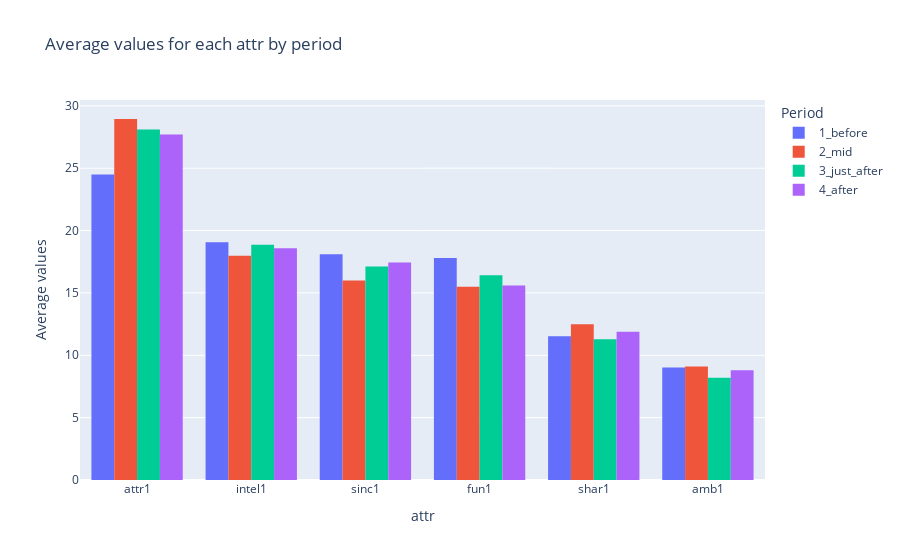

This figure's notebook cell:
### Code cell
# Concatenate all the DataFrames
df_concat = pd.concat([df_b4, df_mid, df_just_after, df_after])

# Add a column "period" to identify the period of each dataset
df_concat['periode'] = ['1_before']*len(df_b4) + ['2_mid']*len(df_mid) + ['3_just_after']*len(df_just_after) + ['4_after']*len(df_after)

# Rearrange the columns to have "attr" as a separate column
df_concat = pd.melt(df_concat, id_vars=['periode'], var_name='attr', value_name='value')

df_avg = df_concat.groupby(['attr', 'periode']).mean().reset_index()

df_avg ['attr'] = df_avg['attr'].apply(lambda x: x.split('_')[0])

fig = px.bar(df_avg, x='attr', y='value', color='periode', barmode='group',
             labels={'value': 'Average values', 'periode': 'Period'},
             title='Average values for each attr by period')

fig.update_xaxes(categoryorder = "total descending")
fig.update_traces(dict(marker_line_width=0))
fig.show()

### Figure 1 — Plotly figure (JSON) as saved in the notebook; plotly's stock layout.template omitted (floating-point values rounded to 4 significant figures)
{"data": [{"alignmentgroup": "True", "hovertemplate": "Period=1_before<br>attr=%{x}<br>Average values=%{y}<extra></extra>", "legendgroup": "1_before", "marker": {"color": "#636efa", "line": {"width": 0}, "pattern": {"shape": ""}}, "name": "1_before", "offsetgroup": "1_before", "orientation": "v", "showlegend": true, "textposition": "auto", "type": "bar", "x": ["amb1", "amb1", "amb1", "amb1", "attr1", "attr1", "attr1", "attr1", "fun1", "fun1", "fun1", "fun1", "intel1", "intel1", "intel1", "intel1", "shar1", "shar1", "shar1", "shar1", "sinc1", "sinc1", "sinc1", "sinc1"], "xaxis": "x", "y": [9.028, null, null, null, 24.5, null, null, null, 17.79, null, null, null, 19.06, null, null, null, 11.52, null, null, null, 18.09, null, null, null], "yaxis": "y"}, {"alignmentgroup": "True", "hovertemplate": "Period=2_mid<br>attr=%{x}<br>Average values=%{y}<extra></extra>", "legendgroup": "2_mid", "marker": {"color": "#EF553B", "line": {"width": 0}, "pattern": {"shape": ""}}, "name": "2_mid", "offsetgroup": "2_mid", "orientation": "v", "showlegend": true, "textposition": "auto", "type": "bar", "x": ["amb1", "amb1", "amb1", "amb1", "attr1", "attr1", "attr1", "attr1", "fun1", "fun1", "fun1", "fun1", "intel1", "intel1", "intel1", "intel1", "shar1", "shar1", "shar1", "shar1", "sinc1", "sinc1", "sinc1", "sinc1"], "xaxis": "x", "y": [null, null, null, 9.1, null, null, null, 28.95, null, null, null, 15.49, null, null, null, 17.98, null, null, null, 12.48, null, null, null, 16.0], "yaxis": "y"}, {"alignmentgroup": "True", "hovertemplate": "Period=3_just_after<br>attr=%{x}<br>Average values=%{y}<extra></extra>", "legendgroup": "3_just_after", "marker": {"color": "#00cc96", "line": {"width": 0}, "pattern": {"shape": ""}}, "name": "3_just_after", "offsetgroup": "3_just_after", "orientation": "v", "showlegend": true, "textposition": "auto", "type": "bar", "x": ["amb1", "amb1", "amb1", "amb1", "attr1", "attr1", "attr1", "attr1", "fun1", "fun1", "fun1", "fun1", "intel1", "intel1", "intel1", "intel1", "shar1", "shar1", "shar1", "shar1", "sinc1", "sinc1", "sinc1", "sinc1"], "xaxis": "x", "y": [null, 8.208, null, null, null, 28.1, null, null, null, 16.42, null, null, null, 18.87, null, null, null, 11.29, null, null, null, 17.12, null, null], "yaxis": "y"}, {"alignmentgroup": "True", "hovertemplate": "Period=4_after<br>attr=%{x}<br>Average values=%{y}<extra></extra>", "legendgroup": "4_after", "marker": {"color": "#ab63fa", "line": {"width": 0}, "pattern": {"shape": ""}}, "name": "4_after", "offsetgroup": "4_after", "orientation": "v", "showlegend": true, "textposition": "auto", "type": "bar", "x": ["amb1", "amb1", "amb1", "amb1", "attr1", "attr1", "attr1", "attr1", "fun1", "fun1", "fun1", "fun1", "intel1", "intel1", "intel1", "intel1", "shar1", "shar1", "shar1", "shar1", "sinc1", "sinc1", "sinc1", "sinc1"], "xaxis": "x", "y": [null, null, 8.798, null, null, null, 27.69, null, null, null, 15.59, null, null, null, 18.59, null, null, null, 11.88, null, null, null, 17.45, null], "yaxis": "y"}], "layout": {"barmode": "group", "legend": {"title": {"text": "Period"}, "tracegroupgap": 0}, "title": {"text": "Average values for each attr by period"}, "xaxis": {"anchor": "y", "categoryorder": "total descending", "domain": [0, 1], "title": {"text": "attr"}}, "yaxis": {"anchor": "x", "domain": [0, 1], "title": {"text": "Average values"}}}}
